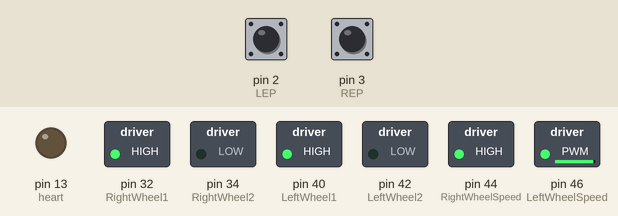
Simulated run of this sketch. Board: Arduino Mega 2560, built with avr-gcc and run on an emulated ATmega2560. On the bench: switched loads named in the sketch (green lamp = pin HIGH), output pins drawn as LEDs (lit = HIGH). The inputs (shaded band) are chosen by the test bench; at power-on: pin 2 (LEP) HIGH, pin 3 (REP) HIGH.

Above: at 1.1 s.
Timing chart, 0 to 2.6 s (numbered marks = the images above):
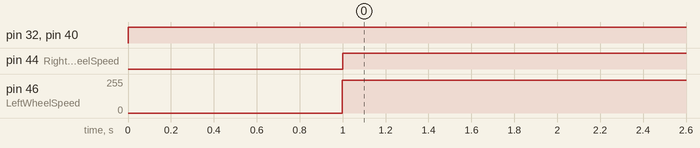

The sketch:

Adruino_Car.ino
```cpp
int REP = 3; //right encoder
volatile long RC; //right counter
int LEP = 2; //left encoder
volatile long LC; //left counter


int RightWheel1 = 32;
int RightWheel2 = 34;

int RightWheelSpeed = 44;

int LeftWheel1 = 40;
int LeftWheel2 = 42;

int LeftWheelSpeed = 46;

int heart = 13; // heart beat pin
int HEART_STATE = HIGH;
long timer = 0;


void setup() {
  RC = 0;
  LC = 0;

  pinMode(heart,OUTPUT);

  pinMode(RightWheel1,OUTPUT);
  pinMode(RightWheel2,OUTPUT);
  pinMode(RightWheelSpeed,OUTPUT);

  pinMode(LeftWheel1,OUTPUT);
  pinMode(LeftWheel2,OUTPUT);
  pinMode(LeftWheelSpeed,OUTPUT);

  pinMode(REP,INPUT_PULLUP);
  pinMode(LEP,INPUT_PULLUP);
  attachInterrupt(digitalPinToInterrupt(REP),rightCounter,CHANGE);
  attachInterrupt(digitalPinToInterrupt(LEP),leftCounter,CHANGE);

  rightWheelStop();
  leftWheelStop();
  forward(rotationToTick(10),1000,1000,1.04);

}

void loop() {

  if(millis() - timer > 1000){
    timer = millis();
    HEART_STATE = HIGH + LOW - HEART_STATE;
    digitalWrite(heart,HEART_STATE);
  }

}


int rotationToTick(int k){
  return k*40;
}

void forward(int k,double speeduptime, double slowdowntime, double p){
  speedupwheels(speeduptime,p);

  double rightWheelScale=1;
  double leftWheelScale=1;
  if(p>1){
    leftWheelScale= 1-(p-1);
  } else{
    rightWheelScale=p;
  }

  int t = RC + LC;
  rightWheelForward(rightWheelScale);
  leftWheelForward(leftWheelScale);
  while(RC+LC - 2*t < k){

  }

  slowwheels(slowdowntime,p);
}


void speedupwheels(double t, double p){
  digitalWrite(LeftWheel1,HIGH);
  digitalWrite(LeftWheel2,LOW);
  digitalWrite(RightWheel1,HIGH);
  digitalWrite(RightWheel2,LOW);

  double rightWheelScale=1;
  double leftWheelScale=1;
  if(p>1){
    leftWheelScale= 1-(p-1);
  } else{
    rightWheelScale=p;
  }

  //start wheels at 0 speed
  analogWrite(RightWheelSpeed,0);
  analogWrite(LeftWheelSpeed,0);

  //record starting time
  double start = millis();

  //loop while speeding up wheels over given amount of time
  while(millis() - start < t){
    double f = (millis() - start)/t;
    analogWrite(RightWheelSpeed,((double)255)*f*rightWheelScale);
    analogWrite(LeftWheelSpeed,((double)255)*f*leftWheelScale);
  }

  //set wheels to full speed
  analogWrite(RightWheelSpeed,255*rightWheelScale);
  analogWrite(LeftWheelSpeed,255*leftWheelScale);
}

void slowwheels(double t, double p){

  double rightWheelScale=1;
  double leftWheelScale=1;
  if(p>1){
    leftWheelScale= 1-(p-1);
  } else{
    rightWheelScale=p;
  }

  analogWrite(RightWheelSpeed,255*rightWheelScale);
  analogWrite(LeftWheelSpeed,255*leftWheelScale);

  double start = millis();

  while(millis() - start < t){
    double f = (millis() - start)/t;
    f = 1-f;
    analogWrite(RightWheelSpeed,((double)255)*f*rightWheelScale);
    analogWrite(LeftWheelSpeed,((double)255)*f*rightWheelScale);
  }

  //set wheel speed to 0
  analogWrite(RightWheelSpeed,0);
  analogWrite(LeftWheelSpeed,0);

  //turn off both wheels
  digitalWrite(RightWheel1,LOW);
  digitalWrite(RightWheel2,LOW);
  digitalWrite(LeftWheel1,LOW);
  digitalWrite(LeftWheel2,LOW);
}

void stopWheels(){
  rightWheelStop();
  leftWheelStop();
}

void rightRotate(int k, double p){
  int t = RC;
  rightWheelForward(p);
  while(RC-t < k){

  }
  rightWheelStop();
}

void leftRotate(int k, double p){
  int t = LC;
  leftWheelForward(p);
  while(LC-t < k){

  }
  leftWheelStop();
}

void rightWheelStop(){
  digitalWrite(RightWheel1,LOW);
  digitalWrite(RightWheel2,LOW);
}

void leftWheelStop(){
  digitalWrite(LeftWheel1,LOW);
  digitalWrite(LeftWheel2,LOW);
}

void rightWheelForward(double p){
  analogWrite(RightWheelSpeed,255*p);
  digitalWrite(RightWheel1,HIGH);
  digitalWrite(RightWheel2,LOW);
}

void leftWheelForward(double p){
  analogWrite(LeftWheelSpeed,255*p);
  digitalWrite(LeftWheel1,HIGH);
  digitalWrite(LeftWheel2,LOW);
}

void rightWheelBackward(){
  digitalWrite(RightWheel1,LOW);
  digitalWrite(RightWheel2,HIGH);
}

void leftWheelBackward(){
  digitalWrite(LeftWheel1,LOW);
  digitalWrite(LeftWheel2,HIGH);
}

void rightCounter(){
  RC++;
}

void leftCounter(){
  LC++;
}
```

Measured:
- by itself, pin 32 (RightWheel1), pin 40 (LeftWheel1): LOW → HIGH at 0.00 s
- by itself, pin 44 (RightWheelSpeed): LOW → HIGH at 1.0 s
- by itself, pin 46 (LeftWheelSpeed): 0/255 → 244/255 at 1.0 s
